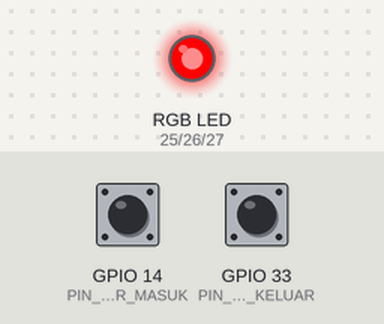
The sketch below on a simulated ESP32. Shown: an RGB LED mixed from three pins (HIGH = lit). Inputs (shaded band) come from the test bench; at power-on: GPIO 14 (PIN_SENSOR_MASUK) HIGH, GPIO 33 (PIN_SENSOR_KELUAR) HIGH. WiFi joins after 1.5 s; servers stay silent unless stated; no MQTT or app messages arrive unless stated.

Above: at 0.1 s.
At 1.6 s:
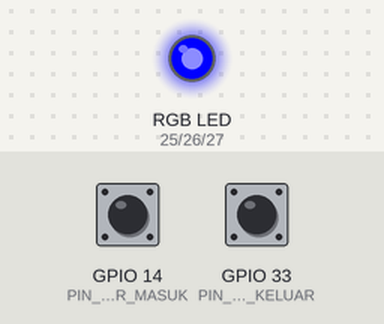
Timing chart, 0 to 3.1 s (numbered marks = the images above):
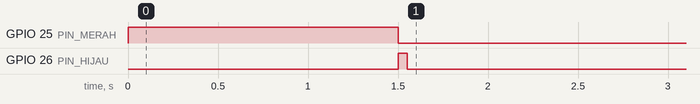

The sketch:

sketch.ino
```cpp
#include <WiFi.h>
#include <MQTT.h>

WiFiClient net;
MQTTClient client;

const char ssid[] = "Wokwi-GUEST";
const char pass[] = "";

const int PIN_MERAH = 25;
const int PIN_HIJAU = 26;
const int PIN_BIRU = 27;
const int PIN_SENSOR_KELUAR = 33;
const int PIN_SENSOR_MASUK = 14;

int jumlahPengunjung = 0;

void connect(){
  rgb(1,0,0);
  while(WiFi.status() != WL_CONNECTED){
    delay(500);
  }
  rgb(0,1,0);

  while(!client.connect("dosen", "kelasiot", "passwordkelasiot")){
    delay(500);
  }
  rgb(0,0,1);
  client.subscribe("kelasiot/pengunjung/dosen", 1);
}

void setup() {
  pinMode(PIN_MERAH, OUTPUT);
  pinMode(PIN_HIJAU, OUTPUT);
  pinMode(PIN_BIRU, OUTPUT);
  pinMode(PIN_SENSOR_KELUAR, INPUT_PULLUP);
  pinMode(PIN_SENSOR_MASUK, INPUT_PULLUP);

  WiFi.begin(ssid, pass);
  client.begin("kelasiot.cloud.shiftr.io", net);

  client.onMessage(subscribe);

  connect();
}

void loop() {
  client.loop();

  bool sensorKeluar = digitalRead(PIN_SENSOR_KELUAR);
  if(sensorKeluar == 0){ // 0 berarti ada pengunjung (sesuaikan dengan sensor)
    jumlahPengunjung--;
    client.publish("kelasiot/pengunjung/dosen", String(jumlahPengunjung), true, 1);
    delay(500);
  }

  bool sensorMasuk = digitalRead(PIN_SENSOR_MASUK);
  if(sensorMasuk == 0){ // 0 berarti ada pengunjung (sesuaikan dengan sensor)
    jumlahPengunjung++;
    client.publish("kelasiot/pengunjung/dosen", String(jumlahPengunjung), true, 1);
    delay(500);
  }

  delay(10); // this speeds up the simulation
}

void subscribe(String &topic, String &data){
  jumlahPengunjung = data.toInt();
}

void rgb(bool red, bool green, bool blue){
  digitalWrite(PIN_MERAH, red);
  digitalWrite(PIN_HIJAU, green);
  digitalWrite(PIN_BIRU, blue);
}
```
